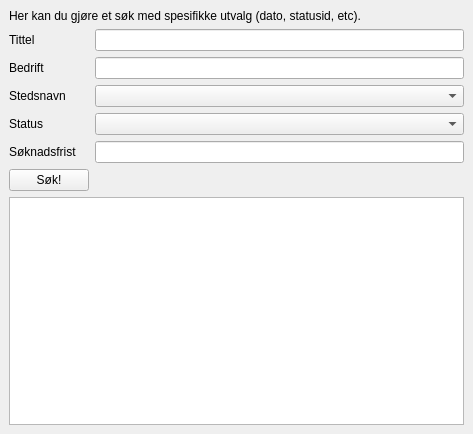
<?xml version="1.0" encoding="UTF-8"?>
<ui version="4.0">
 <class>SpesicficJobs</class>
 <widget class="QMainWindow" name="SpesicficJobs">
  <property name="geometry">
   <rect>
    <x>0</x>
    <y>0</y>
    <width>473</width>
    <height>434</height>
   </rect>
  </property>
  <property name="windowTitle">
   <string>Vis utvalgte jobber</string>
  </property>
  <property name="windowIcon">
   <iconset>
    <normaloff>jobber.png</normaloff>jobber.png</iconset>
  </property>
  <widget class="QWidget" name="centralwidget">
   <layout class="QGridLayout" name="gridLayout">
    <item row="0" column="0" colspan="2">
     <widget class="QLabel" name="labelInfo">
      <property name="text">
       <string>Her kan du gjøre et søk med spesifikke utvalg (dato, statusid, etc).</string>
      </property>
     </widget>
    </item>
    <item row="1" column="0">
     <widget class="QLabel" name="labelJobTitle">
      <property name="text">
       <string>Tittel</string>
      </property>
     </widget>
    </item>
    <item row="1" column="1">
     <widget class="QLineEdit" name="lineEditJobTitle"/>
    </item>
    <item row="2" column="0">
     <widget class="QLabel" name="labelCompanyName">
      <property name="text">
       <string>Bedrift</string>
      </property>
     </widget>
    </item>
    <item row="2" column="1">
     <widget class="QLineEdit" name="lineEditCompanyName"/>
    </item>
    <item row="3" column="0">
     <widget class="QLabel" name="labelCityID">
      <property name="text">
       <string>Stedsnavn</string>
      </property>
     </widget>
    </item>
    <item row="3" column="1">
     <widget class="QComboBox" name="comboBoxCityName"/>
    </item>
    <item row="4" column="0">
     <widget class="QLabel" name="labelStatusID">
      <property name="text">
       <string>Status</string>
      </property>
     </widget>
    </item>
    <item row="4" column="1">
     <widget class="QComboBox" name="comboBoxStatusName"/>
    </item>
    <item row="5" column="0">
     <widget class="QLabel" name="labelDeadline">
      <property name="text">
       <string>Søknadsfrist</string>
      </property>
     </widget>
    </item>
    <item row="5" column="1">
     <widget class="QLineEdit" name="lineEditDeadline"/>
    </item>
    <item row="6" column="0">
     <widget class="QPushButton" name="btnSearch">
      <property name="text">
       <string>Søk!</string>
      </property>
     </widget>
    </item>
    <item row="7" column="0" colspan="2">
     <widget class="QTableView" name="tableViewResults">
      <property name="enabled">
       <bool>true</bool>
      </property>
     </widget>
    </item>
   </layout>
  </widget>
 </widget>
 <resources/>
 <connections/>
</ui>
